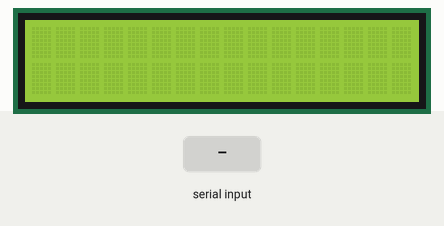
Recording of a sketch running on a simulated Arduino Uno, built with avr-gcc and run on an emulated ATmega328P. Shown: 16×2 character LCD. The test bench sets the inputs (shaded band).

Above: at 1.3 s.
1.4 s: "1" received over Serial
At 3.6 s:
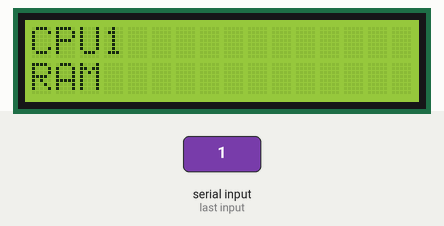
3.9 s: "0" received over Serial
At 5.5 s:
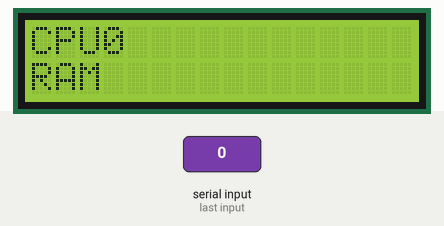
6.4 s: "2" received over Serial
At 8.6 s:
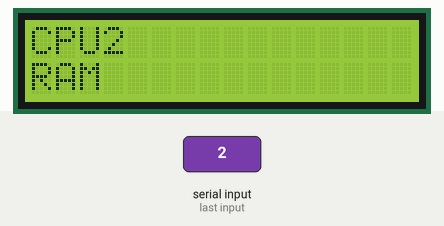
Timing chart, 0 to 10.1 s (numbered marks = the images above; inputs shaded):
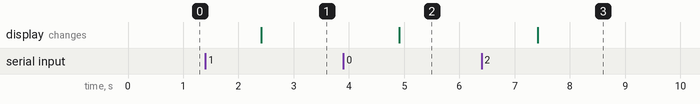

The sketch:

Stat_Monitor.ino
```cpp
//====================================
// Welcome to cpu temparature monitor
// Equipments: 1> 16x2 lcd display
//             2> Arduino Uno
//====================================
#include <LiquidCrystal_I2C.h>

// Set Pin lcd
LiquidCrystal_I2C lcd(0x27, 16, 2);

void setup() {
  Serial.begin(9600);
  // init LCD
  lcd.init();
  lcd.clear();
  lcd.backlight();

  // set up the LCD's number of columns and rows:
  lcd.begin(16, 2);
}

void loop() {
  if (Serial.available() > 0) { // check if any data is available in serial port
    String serialReceive = Serial.readString();
    //    Serial.println(serialReceive); //returns data for debuging
    Display(serialReceive);
  }
}

// variables
String CPUstat;
String RAMstat;


void Display(String serialReceive) {
  lcd.clear();

  CPUstat = serialReceive.substring(0, 6);
  CPUstat = "CPU" + CPUstat;
  RAMstat = serialReceive.substring(6, 12);
  RAMstat = "RAM" + RAMstat;

  lcd.setCursor(0, 0);
  lcd.print(CPUstat);
  lcd.setCursor(0, 1);
  lcd.print(RAMstat);

}
```

Measured:
- after the input at 1.4 s, the display: changes after 1.0 s (image 1)
- after the input at 3.9 s, the display: changes after 1.0 s (image 2)
- after the input at 6.4 s, the display: changes after 1.0 s (image 3)
